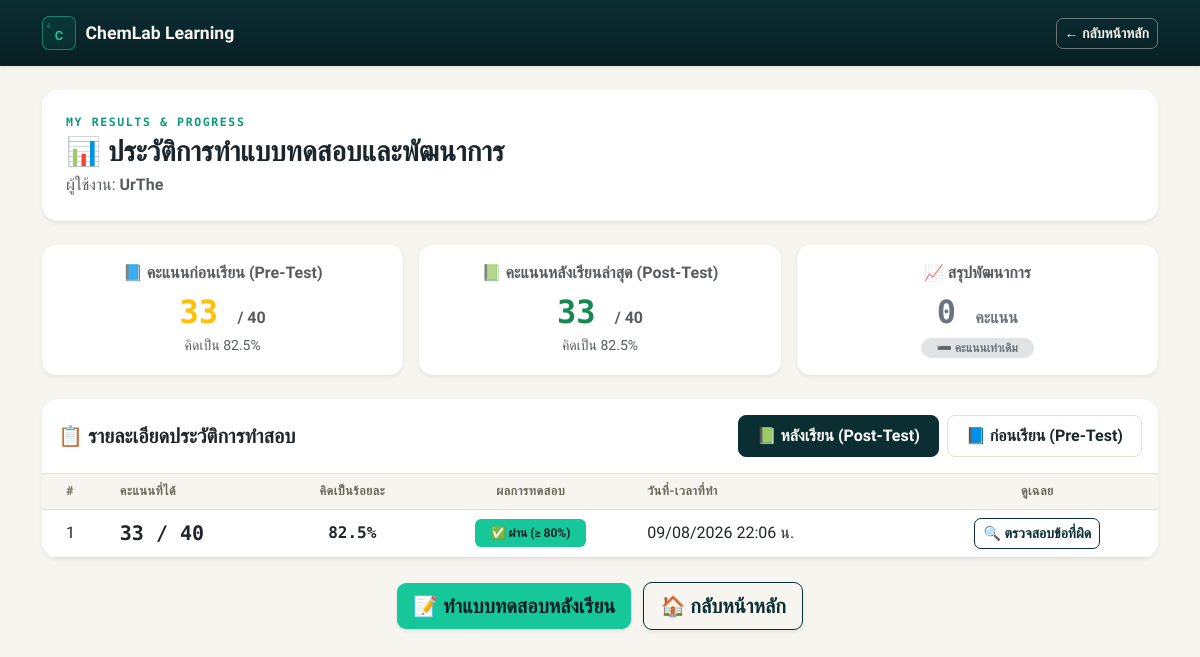
Page /my-scores/ (signed in) on the committed database.
### lab_app/models.py (models this page shows, shortened)
class QuizPreTestResult(models.Model):
    user = models.ForeignKey(
        User, on_delete=models.CASCADE, verbose_name='ผู้ใช้งาน'
    )
    score = models.IntegerField(verbose_name='คะแนนที่ได้')
    total_questions = models.IntegerField(
        default=40, verbose_name='จำนวนข้อทั้งหมด'
    )
    percentage = models.FloatField(
        default=0.0, verbose_name='คิดเป็นร้อยละ (%)'
    )
    user_answers = models.JSONField(
        default=dict, verbose_name='คำตอบของผู้ใช้'
    )
    date_taken = models.DateTimeField(
        auto_now_add=True, verbose_name='วันที่ทำแบบทดสอบ'
    )
    class Meta:
        verbose_name = 'ผลสอบแบบทดสอบก่อนเรียน'
        verbose_name_plural = 'ผลสอบแบบทดสอบก่อนเรียนทั้งหมด'

class Quiz40Result(models.Model):
    user = models.ForeignKey(
        User, on_delete=models.CASCADE, verbose_name='ผู้ใช้งาน'
    )
    score = models.IntegerField(verbose_name='คะแนนที่ได้')
    total_questions = models.IntegerField(
        default=40, verbose_name='จำนวนข้อทั้งหมด'
    )
    percentage = models.FloatField(
        default=0.0, verbose_name='คิดเป็นร้อยละ (%)'
    )
    passed = models.BooleanField(
        default=False, verbose_name='ผลการทดสอบ (ผ่าน 80%)'
    )
    user_answers = models.JSONField(
        default=dict, verbose_name='คำตอบของผู้ใช้'
    )
    date_taken = models.DateTimeField(
        auto_now_add=True, verbose_name='วันที่ทำแบบทดสอบ'
    )
    class Meta:
        verbose_name = 'ผลสอบแบบทดสอบ 40 ข้อ'
        verbose_name_plural = 'ผลสอบแบบทดสอบ 40 ข้อทั้งหมด'

### lab_app/views.py (the view)
# urls.py: path('my-scores/', views.my_scores, name='my_scores'),
@login_required(login_url='login')
def my_scores(request):
    results = Quiz40Result.objects.filter(user=request.user).order_by(
        '-date_taken'
    )
    pretest_results = QuizPreTestResult.objects.filter(
        user=request.user
    ).order_by('-date_taken')
    latest_pretest = pretest_results.first()
    latest_posttest = results.first()
    progress_data = None
    if latest_pretest and latest_posttest:
        score_diff = latest_posttest.score - latest_pretest.score
        pct_diff = latest_posttest.percentage - latest_pretest.percentage
        progress_data = {
            'score_diff': score_diff,
            'percentage_diff': abs(pct_diff),
            'is_improved': score_diff > 0,
            'is_equal': score_diff == 0,
        }
    context = {
        'results': results,
        'pretest_results': pretest_results,
        'latest_pretest': latest_pretest,
        'latest_posttest': latest_posttest,
        'progress_data': progress_data,
    }
    return render(request, 'lab_app/my_scores.html', context)

### lab_app/templates/lab_app/my_scores.html (shortened to what this page needs)
<!DOCTYPE html>
<html lang="th">
<head>
    <link href="https://cdn.jsdelivr.net/npm/bootstrap@5.3.0/dist/css/bootstrap.min.css" rel="stylesheet">
</head>
<body>
    <nav class="navbar navbar-dark lab-navbar mb-4 shadow-sm">
        <div class="container py-2">
            <a class="lab-brand" href="{% url 'home' %}">
                <div class="brand-tile mono">
                    <span class="num">6</span>
                    <span class="sym">C</span>
                </div>
                <span class="brand-name">ChemLab Learning</span>
            </a>
            <a href="{% url 'home' %}" class="btn btn-back btn-sm">← กลับหน้าหลัก</a>
        </div>
    </nav>
    <div class="container my-4">
        <div class="card header-card border-0 shadow-sm p-4 mb-4 bg-white">
            <div class="header-eyebrow mono mb-1">MY RESULTS & PROGRESS</div>
            <h3 class="header-title mb-1">📊 ประวัติการทำแบบทดสอบและพัฒนาการ</h3>
            <p class="text-muted mb-0">ผู้ใช้งาน: <strong>{{ user.username }}</strong></p>
        </div>
        {% if progress_data %}
            <div class="row g-3 mb-4">
                <div class="col-md-4">
                    <div class="card stat-card border-0 shadow-sm p-3 text-center bg-white h-100">
                        <span class="text-muted fw-bold mb-1">📘 คะแนนก่อนเรียน (Pre-Test)</span>
                        <h2 class="mono fw-bold my-1 text-warning">
                            {{ latest_pretest.score }} <span class="fs-6 text-muted">/ {{ latest_pretest.total_questions }}</span>
                        </h2>
                        <small class="text-muted">คิดเป็น {{ latest_pretest.percentage|floatformat:1 }}%</small>
                    </div>
                </div>
                <div class="col-md-4">
                    <div class="card stat-card border-0 shadow-sm p-3 text-center bg-white h-100">
                        <span class="text-muted fw-bold mb-1">📗 คะแนนหลังเรียนล่าสุด (Post-Test)</span>
                        <h2 class="mono fw-bold my-1 text-success">
                            {{ latest_posttest.score }} <span class="fs-6 text-muted">/ {{ latest_posttest.total_questions }}</span>
                        </h2>
                        <small class="text-muted">คิดเป็น {{ latest_posttest.percentage|floatformat:1 }}%</small>
                    </div>
                </div>
                <div class="col-md-4">
                    <div class="card stat-card border-0 shadow-sm p-3 text-center bg-white h-100">
                        <span class="text-muted fw-bold mb-1">📈 สรุปพัฒนาการ</span>
                        {% if progress_data.is_improved %}
                            <h2 class="mono fw-bold my-1 text-success">+{{ progress_data.score_diff }} <span class="fs-6">คะแนน</span></h2>
                            <div>
                                <span class="badge bg-success-subtle text-success px-3 py-1 rounded-pill">
                                    ▲ พัฒนาขึ้น {{ progress_data.percentage_diff|floatformat:1 }}%
                                </span>
                            </div>
                        {% elif progress_data.is_equal %}
                            <h2 class="mono fw-bold my-1 text-secondary">0 <span class="fs-6">คะแนน</span></h2>
                            <div>
                                <span class="badge bg-secondary-subtle text-secondary px-3 py-1 rounded-pill">
                                    ➖ คะแนนเท่าเดิม
                                </span>
                            </div>
                        {% endif %}
                    </div>
                </div>
            </div>
        {% endif %}
        <div class="card table-card border-0 shadow-sm">
            <div class="card-header bg-white py-3 d-flex justify-content-between align-items-center flex-wrap gap-2 border-bottom">
                <h5 class="fw-bold mb-0 text-dark">📋 รายละเอียดประวัติการทำสอบ</h5>
                <ul class="nav nav-pills gap-2" id="scoreTabs" role="tablist">
                    <li class="nav-item" role="presentation">
                        <button class="nav-link active" id="posttest-tab" data-bs-toggle="pill" data-bs-target="#posttest-panel" type="button" role="tab">
                            📗 หลังเรียน (Post-Test)
                        </button>
                    </li>
                    <li class="nav-item" role="presentation">
                        <button class="nav-link" id="pretest-tab" data-bs-toggle="pill" data-bs-target="#pretest-panel" type="button" role="tab">
                            📘 ก่อนเรียน (Pre-Test)
                        </button>
                    </li>
                </ul>
            </div>
            <div class="card-body p-0">
                <div class="tab-content" id="scoreTabsContent">
                    <div class="tab-pane fade show active" id="posttest-panel" role="tabpanel">
                        <div class="table-responsive">
                            <table class="table table-hover align-middle mb-0">
                                <thead class="table-light">
                                    <tr>
                                        <th class="ps-4">#</th>
                                        <th>คะแนนที่ได้</th>
                                        <th class="text-center">คิดเป็นร้อยละ</th>
                                        <th class="text-center">ผลการทดสอบ</th>
                                        <th>วันที่-เวลาที่ทำ</th>
                                        <th class="text-center">ดูเฉลย</th>
                                    </tr>
                                </thead>
                                <tbody>
                                    {% for row in results %}
                                        <tr>
                                            <td class="ps-4">{{ forloop.counter }}</td>
                                            <td class="score-cell fs-5">{{ row.score }} / {{ row.total_questions }}</td>
                                            <td class="text-center pct-cell">{{ row.percentage|floatformat:1 }}%</td>
                                            <td class="text-center">
                                                {% if row.passed %}
                                                    <span class="badge badge-pass px-3 py-2">✅ ผ่าน (≥ 80%)</span>
                                                {% else %}
                                                    <span class="badge badge-fail px-3 py-2">❌ ไม่ผ่าน</span>
                                                {% endif %}
                                            </td>
                                            <td>{{ row.date_taken|date:"d/m/Y H:i" }} น.</td>
                                            <td class="text-center">
                                                <a href="{% url 'quiz_40_result' pk=row.pk %}" class="btn btn-review btn-sm">
                                                    🔍 ตรวจสอบข้อที่ผิด
                                                </a>
                                            </td>
                                        </tr>
                                    {% endfor %}
                                </tbody>
                            </table>
                        </div>
                    </div>
                </div>
            </div>
        </div>
        <div class="text-center my-4">
            <a href="{% url 'quiz_40' %}" class="btn btn-new-quiz btn-lg me-2 shadow-sm">📝 ทำแบบทดสอบหลังเรียน</a>
            <a href="{% url 'home' %}" class="btn btn-lab-outline-nav btn-lg shadow-sm">🏠 กลับหน้าหลัก</a>
        </div>
    </div>
</body>
</html>

### lab_app/templates/lab_app/my_scores.html (style rules this page uses)
:root { --lab-navy:#0B2E33; --lab-navy-deep:#081F23; --lab-teal:#16C79A; --lab-amber:#FFB238; --lab-coral:#E4573D; --lab-paper:#F7F5F0; --lab-ink:#1B262C; --lab-line:#E4E0D6; }
* { font-family:'Sarabun', sans-serif; }
.mono { font-family:'Space Mono', monospace; }
body { background:var(--lab-paper); color:var(--lab-ink); }
.lab-navbar { background:linear-gradient(180deg, var(--lab-navy) 0%, var(--lab-navy-deep) 100%) !important; }
.lab-brand { display:flex; align-items:center; gap:.6rem; color:var(--lab-paper) !important; text-decoration:none; }
.brand-tile { width:34px; height:34px; border:1.5px solid rgba(22,199,154,.55); border-radius:7px; display:flex; flex-direction:column; align-items:center; justify-content:center; color:var(--lab-teal); background:rgba(22,199,154,.08); line-height:1; }
.brand-tile .num { font-size:.4rem; align-self:flex-start; margin-left:4px; opacity:.7; }
.brand-tile .sym { font-size:.8rem; font-weight:700; }
.brand-name { font-weight:700; font-size:1.1rem; }
.btn-back { background:transparent; border:1.5px solid rgba(247,245,240,.4); color:var(--lab-paper); font-weight:600; border-radius:7px; }
.header-card { border-radius:16px; border-top:4px solid var(--lab-teal); }
.header-eyebrow { font-size:.72rem; letter-spacing:.14em; font-weight:700; color:#0C9A78; }
.header-title { font-weight:700; color:var(--lab-ink); }
.stat-card { border-radius:14px; border:1px solid var(--lab-line); transition: transform 0.2s; }
.table-card { border-radius:16px; overflow:hidden; }
.nav-pills .nav-link { color: var(--lab-ink); font-weight: 600; border-radius: 8px; padding: 8px 18px; border: 1px solid var(--lab-line); background: #fff; }
.nav-pills .nav-link.active { background-color: var(--lab-navy) !important; color: #fff !important; border-color: var(--lab-navy); }
table thead.table-light th { background:var(--lab-paper) !important; color:#6B6656; font-size:.78rem; letter-spacing:.04em; text-transform:uppercase; font-weight:700; border-bottom:1.5px solid var(--lab-line); }
table td { border-color:var(--lab-line); }
.score-cell { font-family:'Space Mono', monospace; font-weight:700; color:#0C9A78; }
.pct-cell { font-family:'Space Mono', monospace; font-weight:700; }
.badge-pass { background:var(--lab-teal) !important; color:var(--lab-navy-deep) !important; font-weight:600; }
.btn-review { border:1.5px solid var(--lab-navy); color:var(--lab-navy); background:transparent; font-weight:600; border-radius:7px; }
.btn-new-quiz { background:var(--lab-teal); color:var(--lab-navy-deep); font-weight:700; border:none; border-radius:9px; }
.btn-lab-outline-nav { border:1.5px solid var(--lab-navy); color:var(--lab-navy); background:transparent; font-weight:700; border-radius:9px; }

### rows in the picture
QuizPreTestResult: score "33", total_questions "40", percentage "82.5"
Quiz40Result: score "33", total_questions "40", percentage "82.5", passed "✅ ผ่าน (≥ 80%)", date_taken "09/08/2026 22:06"

### other values in the picture
{{ user.username }} "UrThe"
